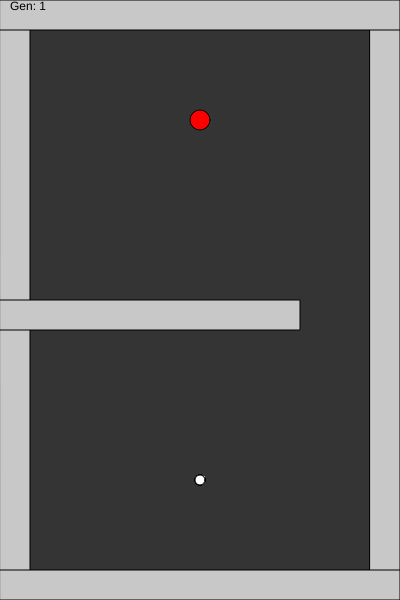
Frame 1 (no input)
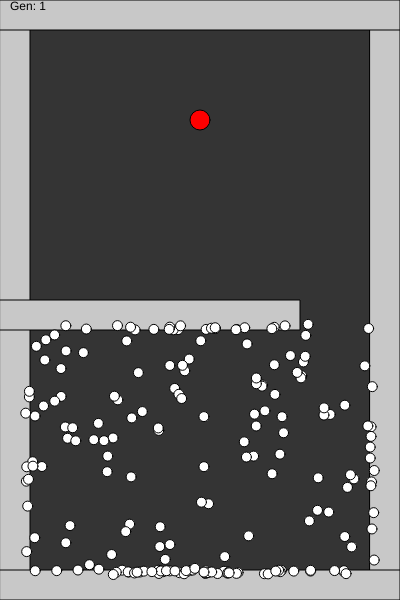
Frame 60 (no input)
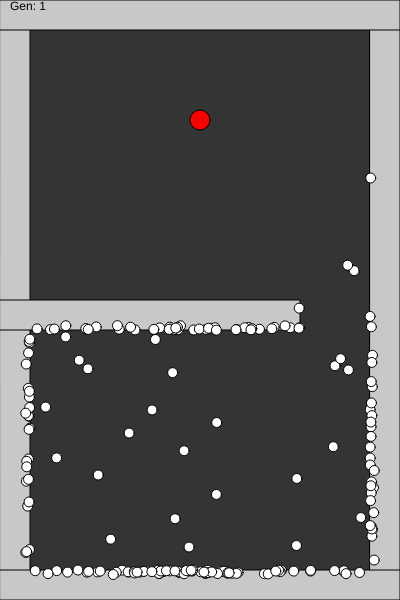
Frame 120 (the mouse pressed at the canvas centre since frame 60)

The p5.js sketch that drew these frames (run headless with seeded random() and noise() and a simulated clock; from frame 60 on, the mouse is pressed at the canvas centre):

// p5.js sketch
// ── sketch.js
let generation;
let obstacles = [];
let target;

let LOG = false;

function setup() {
    const OBSTACLESIZE = 30;
    createCanvas(400, 600);
    background(52);

    obstacles.push(new Obstacle(color(200), 0, 0, OBSTACLESIZE, height));
    obstacles.push(new Obstacle(color(200), width - OBSTACLESIZE, 0, width, height));

    obstacles.push(new Obstacle(color(200), 0, 0, width, OBSTACLESIZE));
    obstacles.push(new Obstacle(color(200), 0, height - OBSTACLESIZE, width, height));

    obstacles.push(new Obstacle(color(200), 0, height / 2, width * .75, height / 2 + OBSTACLESIZE));

    generation = new Generation(200);

    target = new Target(color(255, 0, 0), createVector(width / 2, height * .2), 20);
}

function draw() {
    background(52);

    target.draw();
    for (let o of obstacles) {
        o.draw();
    }
    text("Gen: " + generation.gen, 10, 10);
    generation.draw();
    generation.update(obstacles, target);

    if (!generation.checkAlive()) {
        generation.fitness(target);
        generation.getNewGeneration(.01, width / 2, height * .8, 10)
    }
}
// ── objects.js
class Point {

    constructor(x, y, size, brain) {
        this.size = size;
        this.position = createVector(x, y);
        this.velocity = createVector();;
        this.acceleration = createVector();
        this.alive = true;
        this.targetReached = false;
        if (brain) {
            this.brain = brain;
            this.brain.step = 0;
        } else {
            this.brain = new Brain(400);
        }
    }


    draw() {
        ellipse(this.position.x, this.position.y, this.size);
    }

    move(acc) {
        this.acceleration = acc;
        this.velocity.add(this.acceleration);
        this.velocity.limit(5);
        this.position.add(this.velocity);
    }

    checkCollision(obstacles) {
        if (obstacles) {
            for (let o of obstacles) {
                if (o.p1.x <= this.position.x &&
                    o.p2.x >= this.position.x &&
                    o.p1.y <= this.position.y &&
                    o.p2.y >= this.position.y) {
                    return true;
                }
            }
        }
        return false;
    }

    checkTargetReached(target) {
        let d = dist(this.position.x, this.position.y, target.position.x, target.position.y);
        if (d <= target.size / 2) {
            this.alive = false;
            this.targetReached = true;
            this.velocity = createVector();
            this.acceleration = createVector();
        }
    }

    update(obstacles, target) {
        if (this.alive) {
            let newAcc = this.brain.getNext();
            if (newAcc.x != 0 && newAcc.y != 0) {
                this.move(newAcc);
                this.alive = !this.checkCollision(obstacles);
            } else {
                this.alive = false;
            }
            if (!this.alive) {
                this.velocity = createVector();
                this.acceleration = createVector();
            } else {
                this.checkTargetReached(target);
            }
        }
    }

    calculateFitness(target) {
        if (this.targetReached) {
            return 1 / 16 + 1000 / (Math.pow(this.brain.step, 2));
        } else {
            return 1 / Math.pow(dist(this.position.x, this.position.y, target.position.x, target.position.y), 2);
        }
    }

}

class Brain {
    constructor(numinstructions, givenInstructions) {
        this.instructions = [];
        for (let i = 0; i < numinstructions; i++) {
            this.instructions[i] = givenInstructions ? givenInstructions[i] : "";
        }
        this.step = 0;

        if (!givenInstructions) {
            this.mutate(1);
        }
    }

    getNext() {
        if (this.step == this.instructions.length) {
            return createVector(0, 0);
        }
        let ret = this.instructions[this.step];
        this.step++;
        return ret;
    }

    mutate(rate) {
        for (let i = 0; i < this.instructions.length; i++) {
            if (Math.random() < rate) {
                this.instructions[i] = p5.Vector.random2D();
            }
        }
        this.step = 0;
    }

    copy() {
        return new Brain(this.instructions.length, this.instructions);
    }
}

class Generation {
    constructor(members) {
        this.points = [];
        this.gen = 1;

        for (let i = 0; i < members; i++) {
            this.points.push(new Point(width / 2, height * .8, 10));
        }
    }

    draw() {
        for (let p of this.points) {
            p.draw();
        }
    }

    update(obstacles, target) {
        for (let p of this.points) {
            p.update(obstacles, target);
        }
    }

    fitness(target) {
        let fitnessObject = {};
        let sum = 0;
        for (let p of this.points) {
            let fit = p.calculateFitness(target);
            p.fitnessRAW = fit;
            sum += fit;
        }
        for (let p of this.points) {
            p.fitness = (p.fitnessRAW / sum);
        }

        let rangeStart = 0;
        for (let i = 0; i < this.points.length; i++) {
            let range = this.points[i].fitness;
            fitnessObject[i] = {
                rangeStart: rangeStart,
                rangeEnd: rangeStart += range,
            };
        }

        this.fitnessObject = fitnessObject;
    }

    checkAlive() {
        for (let p of this.points) {
            if (p.alive) {
                return true;
            }
        }
        return false;
    }

    getNewGeneration(mutateRate, startX, startY, size) {
        let genZ = [];
        for (let i = 0; i < this.points.length; i++) {
            console.log(i);

            let rnd = Math.random();
            let n = 0;
            for (n = 0; n < this.points.length; n++) {
                if (rnd <= this.fitnessObject[n].rangeEnd) {
                    console.log(n);
                    break; //n is now index of point to copy
                }
            }

            let newBrain = this.points[n].brain.copy();

            genZ.push(new Point(startX, startY, size, newBrain));
            console.log(genZ);
            genZ[genZ.length - 1].brain.mutate(mutateRate);
        }
        this.points = genZ;
        this.gen++;
    }
}

class Obstacle {
    constructor(c, x1, y1, x2, y2, type) {
        this.color = c;
        this.p1 = createVector(x1, y1);
        this.p2 = createVector(x2, y2);
    }

    draw() {
        push();
        rectMode(CORNERS);
        fill(this.color);
        rect(this.p1.x, this.p1.y, this.p2.x, this.p2.y);
        pop();
    }
}

class Target {
    constructor(c, v, size) {
        this.color = c;
        this.position = v;
        this.size = size;
    }

    draw() {
        push();

        fill(this.color);
        ellipse(this.position.x, this.position.y, this.size);
        pop();
    }
}
